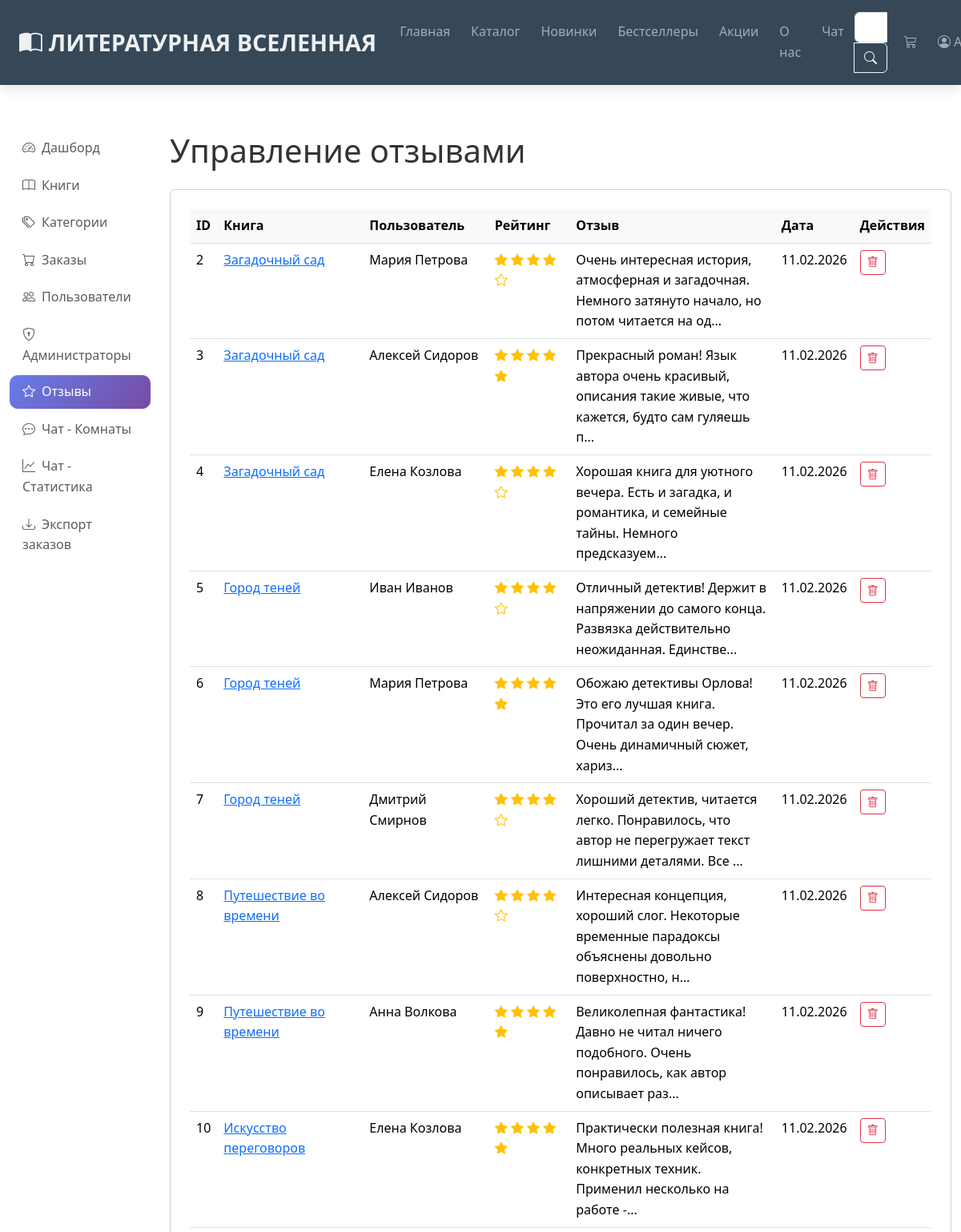
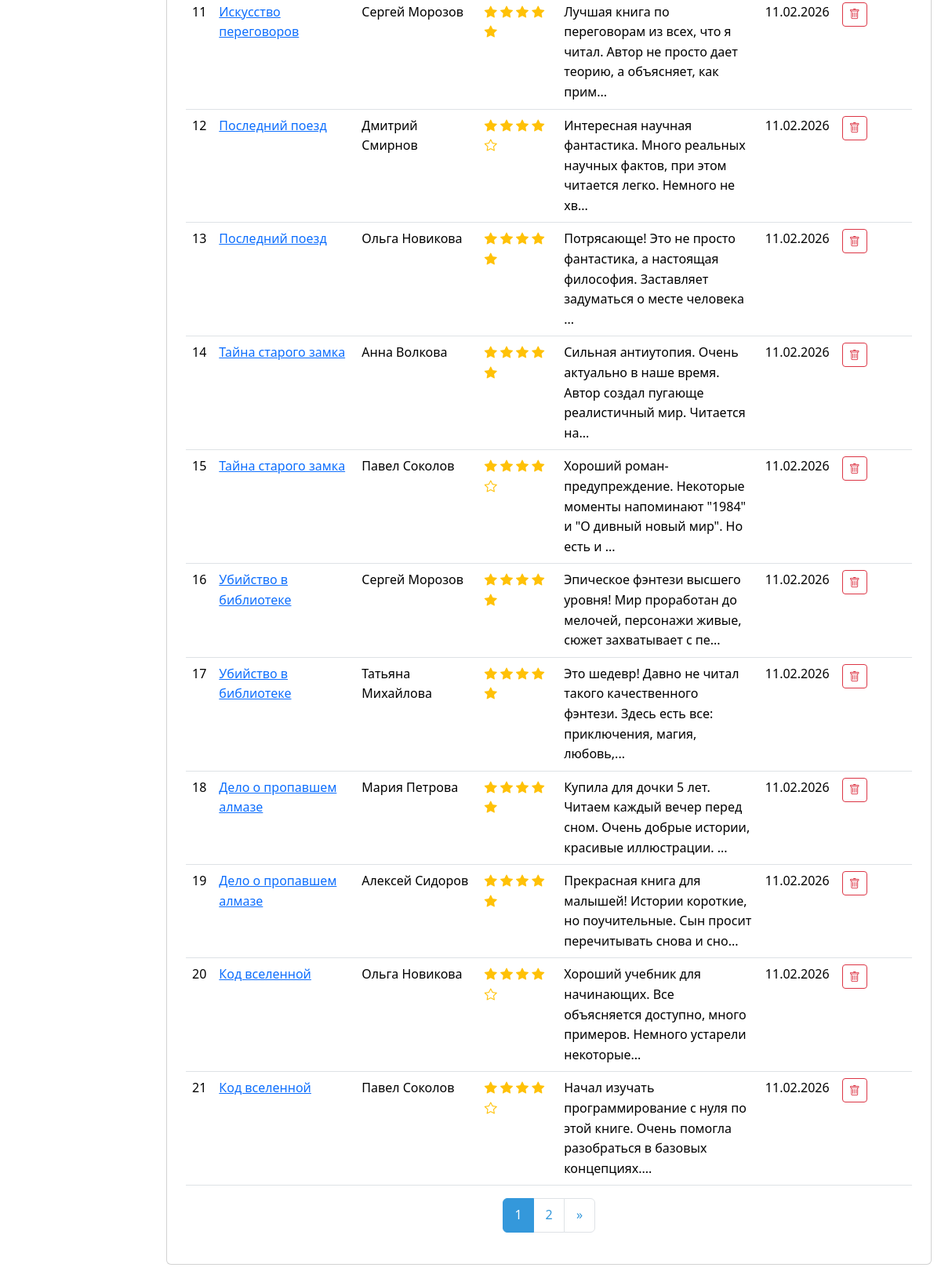
/admin/reviews (signed in, upper part), run on the app's committed database (2 pictures, top to bottom).
### models.py (models this page shows, shortened)
class Review(db.Model):
    __tablename__ = 'reviews'
    id = db.Column(db.Integer, primary_key=True)
    rating = db.Column(db.Integer, nullable=False)
    text = db.Column(db.Text, nullable=False)
    created_at = db.Column(db.DateTime, default=datetime.now)
    user_id = db.Column(db.Integer, db.ForeignKey('users.id'), nullable=False)
    book_id = db.Column(db.Integer, db.ForeignKey('books.id'), nullable=False)
    user = db.relationship('User', backref='reviews')

class Book(db.Model):
    __tablename__ = 'books'
    id = db.Column(db.Integer, primary_key=True)
    title = db.Column(db.String(200), nullable=False)
    author = db.Column(db.String(100), nullable=False)
    description = db.Column(db.Text, nullable=False)
    price = db.Column(db.Float, nullable=False)
    old_price = db.Column(db.Float)
    isbn = db.Column(db.String(20), unique=True)
    publisher = db.Column(db.String(100))
    year = db.Column(db.Integer)
    pages = db.Column(db.Integer)
    image = db.Column(db.String(100), default='book.jpg')
    rating = db.Column(db.Float, default=0.0)
    reviews_count = db.Column(db.Integer, default=0)
    is_new = db.Column(db.Boolean, default=False)
    is_bestseller = db.Column(db.Boolean, default=False)
    is_sale = db.Column(db.Boolean, default=False)
    sale_percent = db.Column(db.Integer)
    stock = db.Column(db.Integer, default=10)
    created_at = db.Column(db.DateTime, default=datetime.now)
    category_id = db.Column(db.Integer, db.ForeignKey('categories.id'), nullable=False)
    reviews = db.relationship('Review', backref='book', lazy=True)
    order_items = db.relationship('OrderItem', backref='book', lazy=True)
    wishlist_items = db.relationship('Wishlist', backref='book', lazy=True)

class User(db.Model):
    __tablename__ = 'users'
    id = db.Column(db.Integer, primary_key=True)
    first_name = db.Column(db.String(50), nullable=False)
    last_name = db.Column(db.String(50), nullable=False)
    email = db.Column(db.String(120), unique=True, nullable=False)
    password_hash = db.Column(db.String(128))
    phone = db.Column(db.String(20))
    is_admin = db.Column(db.Boolean, default=False)  # Добавленное поле
    created_at = db.Column(db.DateTime, default=datetime.now)
    orders = db.relationship('Order', backref='user', lazy=True)
    wishlist = db.relationship('Wishlist', backref='user', lazy=True)

### admin.py (the view)
@admin_bp.route('/reviews')
@admin_required
def reviews():
    page = request.args.get('page', 1, type=int)
    per_page = 20
    pagination = Review.query.order_by(Review.created_at.desc()).paginate(page=page, per_page=per_page, error_out=False)
    reviews = pagination.items
    return render_template('admin/reviews.html', reviews=reviews, pagination=pagination)

### admin.py (called while the page is built)
def admin_required(f):
    @wraps(f)
    def decorated_function(*args, **kwargs):
        if 'user_id' not in session:
            flash('Пожалуйста, войдите в систему', 'warning')
            return redirect(url_for('login'))
        user = User.query.get(session['user_id'])
        if not user or not user.is_admin:
            flash('Доступ запрещен. Требуются права администратора.', 'danger')
            return redirect(url_for('index'))
        return f(*args, **kwargs)
    return decorated_function

### app.py (called while the page is built)
@app.context_processor
def inject_data():
    categories = Category.query.all()
    cart_count = 0
    if 'cart' in session:
        cart_count = sum(item['quantity'] for item in session['cart'].values())
    return dict(
        categories=categories,
        cart_count=cart_count,
        current_year=datetime.now().year
    )

### templates/admin/reviews.html (shortened to what this page needs)
{% extends "base.html" %}
{% block content %}
<div style="height: 70px;"></div>
<div class="container-fluid py-4">
    <div class="row">
        <div class="col-md-3 col-lg-2 mb-4">
            {% include "admin/sidebar.html" %}
        </div>
        <div class="col-md-9 col-lg-10">
            <h1 class="mb-4">Управление отзывами</h1>
            <div class="card">
                <div class="card-body">
                    <div class="table-responsive">
                        <table class="table table-hover">
                            <thead>
                                <tr>
                                    <th>ID</th>
                                    <th>Книга</th>
                                    <th>Пользователь</th>
                                    <th>Рейтинг</th>
                                    <th>Отзыв</th>
                                    <th>Дата</th>
                                    <th>Действия</th>
                                </tr>
                            </thead>
                            <tbody>
                                {% for review in reviews %}
                                <tr>
                                    <td>{{ review.id }}</td>
                                    <td>
                                        <a href="{{ url_for('book_details', book_id=review.book.id) }}" target="_blank">
                                            {{ review.book.title }}
                                        </a>
                                    </td>
                                    <td>{{ review.user.first_name }} {{ review.user.last_name }}</td>
                                    <td>
                                        {% for i in range(review.rating) %}
                                            <i class="bi bi-star-fill text-warning"></i>
                                        {% endfor %}
                                        {% for i in range(5 - review.rating) %}
                                            <i class="bi bi-star text-warning"></i>
                                        {% endfor %}
                                    </td>
                                    <td>
                                        <div style="max-width: 300px;">
                                            {{ review.text[:100] }}{% if review.text|length > 100 %}...{% endif %}
                                        </div>
                                    </td>
                                    <td>{{ review.created_at.strftime('%d.%m.%Y') }}</td>
                                    <td>
                                        <a href="{{ url_for('admin.delete_review', review_id=review.id) }}"
                                           class="btn btn-sm btn-outline-danger"
                                           onclick="return confirm('Удалить отзыв?')">
                                            <i class="bi bi-trash"></i>
                                        </a>
                                    </td>
                                </tr>
                                {% endfor %}
                            </tbody>
                        </table>
                    </div>
                    {% if pagination.pages > 1 %}
                    <nav>
                        <ul class="pagination justify-content-center">
                            {% for page in pagination.iter_pages() %}
                                {% if page %}
                                    <li class="page-item {% if page == pagination.page %}active{% endif %}">
                                        <a class="page-link" href="?page={{ page }}">{{ page }}</a>
                                    </li>
                                {% else %}
                                    <li class="page-item disabled"><span class="page-link">...</span></li>
                                {% endif %}
                            {% endfor %}
                            {% if pagination.has_next %}
                                <li class="page-item">
                                    <a class="page-link" href="?page={{ pagination.next_num }}">»</a>
                                </li>
                            {% endif %}
                        </ul>
                    </nav>
                    {% endif %}
                </div>
            </div>
        </div>
    </div>
</div>
{% endblock %}

### static/css/style.css (style rules this page uses)
:root { --primary-color: #2c3e50; --secondary-color: #3498db; --accent-color: #e74c3c; --light-color: #ecf0f1; --dark-color: #2c3e50; --text-color: #333; --shadow: 0 5px 15px rgba(0, 0, 0, 0.1); --transition: all 0.3s ease; }
* { margin: 0; padding: 0; box-sizing: border-box; }
body { font-family: "Segoe UI", Tahoma, Geneva, Verdana, sans-serif; color: var(--text-color); line-height: 1.6; overflow-x: hidden; }
.card-body { padding: 1.5rem; }
.pagination .page-link { color: #3498db; border: 1px solid #dee2e6; padding: 8px 16px; }
.pagination .page-item.active .page-link { background-color: #3498db; border-color: #3498db; color: #dee2e6; }
.pagination .page-link { color: #3498db; border: 1px solid #dee2e6; padding: 8px 12px; min-width: 40px; text-align: center; }
.pagination .page-item.active .page-link { background-color: #3498db; border-color: #3498db; color: white; }
.table th { background-color: #f8f9fa; font-weight: 600; }

### data on the page
Review: id "2", book "Загадочный сад", user.first_name "Мария", user.last_name "Петрова", rating 4 (drawn), text "Очень интересная история, атмосферная и загадочная. Немного затянуто начало, но потом читается на од", created_at "11.02.2026"
Review: id "3", book "Загадочный сад", user.first_name "Алексей", user.last_name "Сидоров", rating 5 (drawn), text "Прекрасный роман! Язык автора очень красивый, описания такие живые, что кажется, будто сам гуляешь п", created_at "11.02.2026"
Review: id "4", book "Загадочный сад", user.first_name "Елена", user.last_name "Козлова", rating 4 (drawn), text "Хорошая книга для уютного вечера. Есть и загадка, и романтика, и семейные тайны. Немного предсказуем", created_at "11.02.2026"
Review: id "5", book "Город теней", user.first_name "Иван", user.last_name "Иванов", rating 4 (drawn), text "Отличный детектив! Держит в напряжении до самого конца. Развязка действительно неожиданная. Единстве", created_at "11.02.2026"
Review: id "6", book "Город теней", user.first_name "Мария", user.last_name "Петрова", rating 5 (drawn), text "Обожаю детективы Орлова! Это его лучшая книга. Прочитал за один вечер. Очень динамичный сюжет, хариз", created_at "11.02.2026"
Review: id "7", book "Город теней", user.first_name "Дмитрий", user.last_name "Смирнов", rating 4 (drawn), text "Хороший детектив, читается легко. Понравилось, что автор не перегружает текст лишними деталями. Все", created_at "11.02.2026"
Review: id "8", book "Путешествие во времени", user.first_name "Алексей", user.last_name "Сидоров", rating 4 (drawn), text "Интересная концепция, хороший слог. Некоторые временные парадоксы объяснены довольно поверхностно, н", created_at "11.02.2026"
Review: id "9", book "Путешествие во времени", user.first_name "Анна", user.last_name "Волкова", rating 5 (drawn), text "Великолепная фантастика! Давно не читал ничего подобного. Очень понравилось, как автор описывает раз", created_at "11.02.2026"
Review: id "10", book "Искусство переговоров", user.first_name "Елена", user.last_name "Козлова", rating 5 (drawn), text "Практически полезная книга! Много реальных кейсов, конкретных техник. Применил несколько на работе -", created_at "11.02.2026"
Review: id "11", book "Искусство переговоров", user.first_name "Сергей", user.last_name "Морозов", rating 5 (drawn), text "Лучшая книга по переговорам из всех, что я читал. Автор не просто дает теорию, а объясняет, как прим", created_at "11.02.2026"
Review: id "12", book "Последний поезд", user.first_name "Дмитрий", user.last_name "Смирнов", rating 4 (drawn), text "Интересная научная фантастика. Много реальных научных фактов, при этом читается легко. Немного не хв", created_at "11.02.2026"
Review: id "13", book "Последний поезд", user.first_name "Ольга", user.last_name "Новикова", rating 5 (drawn), text "Потрясающе! Это не просто фантастика, а настоящая философия. Заставляет задуматься о месте человека", created_at "11.02.2026"
Review: id "14", book "Тайна старого замка", user.first_name "Анна", user.last_name "Волкова", rating 5 (drawn), text "Сильная антиутопия. Очень актуально в наше время. Автор создал пугающе реалистичный мир. Читается на", created_at "11.02.2026"
Review: id "15", book "Тайна старого замка", user.first_name "Павел", user.last_name "Соколов", rating 4 (drawn), text "Хороший роман-предупреждение. Некоторые моменты напоминают \"1984\" и \"О дивный новый мир\". Но есть и", created_at "11.02.2026"
Review: id "16", book "Убийство в библиотеке", user.first_name "Сергей", user.last_name "Морозов", rating 5 (drawn), text "Эпическое фэнтези высшего уровня! Мир проработан до мелочей, персонажи живые, сюжет захватывает с пе", created_at "11.02.2026"
Review: id "17", book "Убийство в библиотеке", user.first_name "Татьяна", user.last_name "Михайлова", rating 5 (drawn), text "Это шедевр! Давно не читал такого качественного фэнтези. Здесь есть все: приключения, магия, любовь,", created_at "11.02.2026"
Review: id "18", book "Дело о пропавшем алмазе", user.first_name "Мария", user.last_name "Петрова", rating 5 (drawn), text "Купила для дочки 5 лет. Читаем каждый вечер перед сном. Очень добрые истории, красивые иллюстрации.", created_at "11.02.2026"
Review: id "19", book "Дело о пропавшем алмазе", user.first_name "Алексей", user.last_name "Сидоров", rating 5 (drawn), text "Прекрасная книга для малышей! Истории короткие, но поучительные. Сын просит перечитывать снова и сно", created_at "11.02.2026"
Review: id "20", book "Код вселенной", user.first_name "Ольга", user.last_name "Новикова", rating 4 (drawn), text "Хороший учебник для начинающих. Все объясняется доступно, много примеров. Немного устарели некоторые", created_at "11.02.2026"
Review: id "21", book "Код вселенной", user.first_name "Павел", user.last_name "Соколов", rating 4 (drawn), text "Начал изучать программирование с нуля по этой книге. Очень помогла разобраться в базовых концепциях.", created_at "11.02.2026"

### other printed values
{{ page }} "1" "2"
